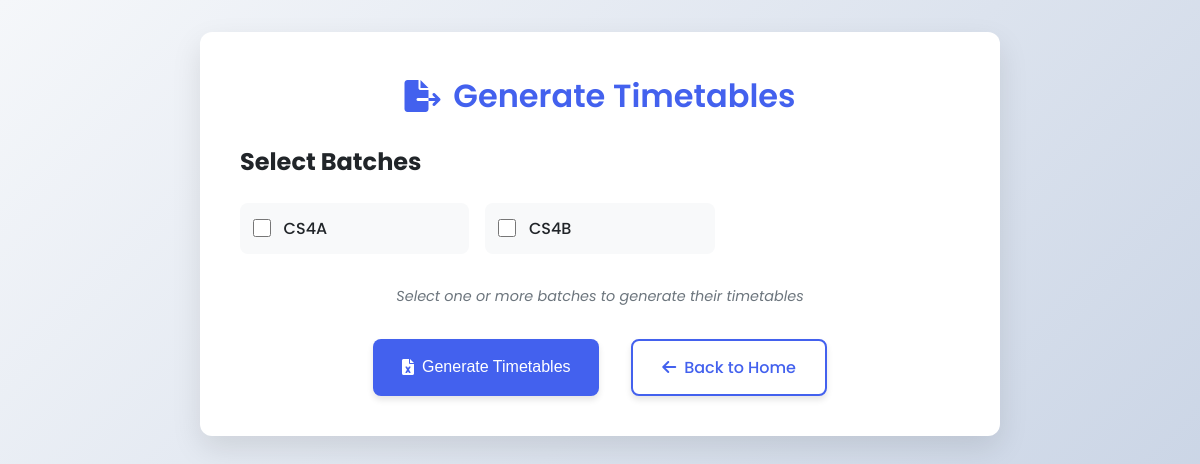
The app's page /select_batches, older data.
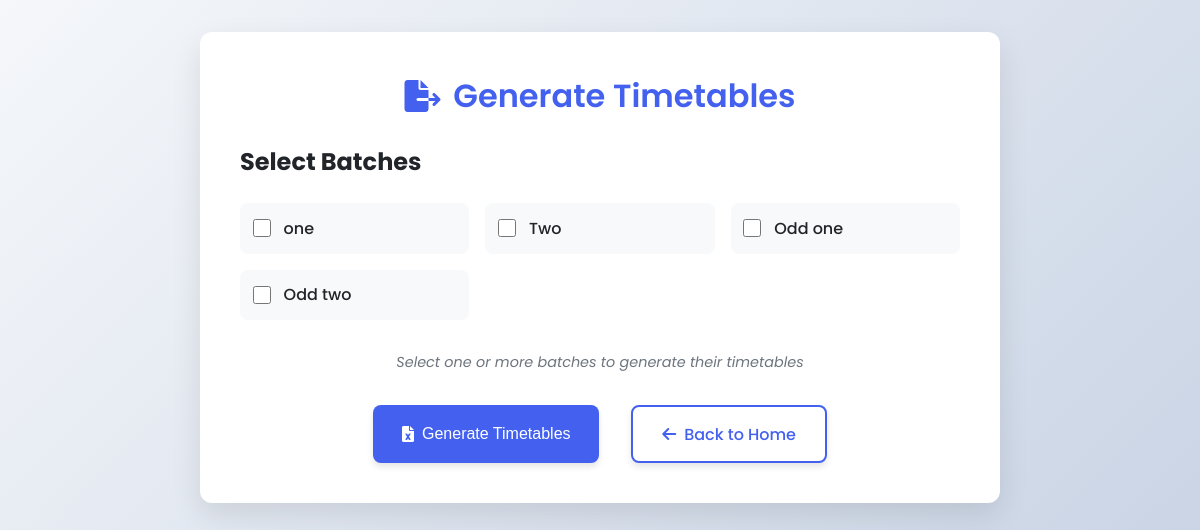
The same page, newer data.
### app.py (models this page shows)
class Batch(db.Model):
    id = db.Column(db.Integer, primary_key=True)
    name = db.Column(db.String(50), unique=True, nullable=False)
    capacity = db.Column(db.Integer, nullable=False)
    courses = db.relationship('Course', backref='batch', lazy=True)
    odd_sem = db.Column(db.Boolean, default=False,nullable=False)
    department_id = db.Column(db.Integer, db.ForeignKey('department.id'), nullable=False)
    semester = db.Column(db.Integer, nullable=False)
    department = db.relationship('Department', backref=db.backref('batches', lazy=True))

### app.py (the view)
@app.route('/select_batches', methods=['GET'])
def select_batches():
    batches = Batch.query.all()
    return render_template('select_batches.html', batches=batches)

### templates/select_batches.html (shortened to what this page needs)
<!DOCTYPE html>
<html lang="en">
<head>
    <link rel="stylesheet" href="https://cdnjs.cloudflare.com/ajax/libs/font-awesome/6.0.0-beta3/css/all.min.css">
</head>
<body>
    <div class="container">
        <div class="card">
            <h1><i class="fas fa-file-export"></i> Generate Timetables</h1>
            <form action="/download-timetable" method="POST">
                <div class="form-group">
                    <h2>Select Batches</h2>
                    <div class="batch-list">
                        {% for batch in batches %}
                        <div class="batch-item">
                            <input type="checkbox" id="batch_{{ batch.id }}" name="batch_ids[]" value="{{ batch.id }}" class="batch-checkbox">
                            <label for="batch_{{ batch.id }}" class="batch-label">{{ batch.name }}</label>
                        </div>
                        {% endfor %}
                    </div>
                </div>
                <p class="instructions">Select one or more batches to generate their timetables</p>
                <div class="btn-group">
                    <button type="submit" class="btn btn-primary">
                        <i class="fas fa-file-excel"></i> Generate Timetables
                    </button>
                    <a href="{{ url_for('index') }}" class="btn btn-secondary">
                        <i class="fas fa-arrow-left"></i> Back to Home
                    </a>
                </div>
            </form>
        </div>
    </div>
</body>
</html>

Row changes from the older to the newer data that the page shows:
changed Batch: name "CS4A" → "one"
changed Batch: name "CS4B" → "Two"
added Batch: name "Odd one"
added Batch: name "Odd two"
